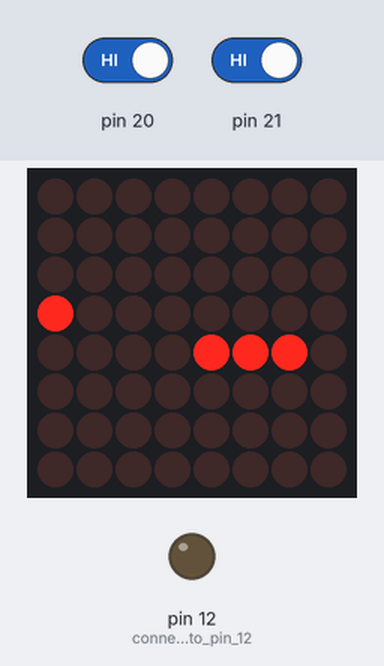
Bench run of a sketch on a simulated Arduino Mega 2560, built with avr-gcc and run on an emulated ATmega2560. Shown: 8×8 LED matrix, output pins drawn as LEDs (lit = HIGH). Inputs (shaded band) come from the test bench; at power-on: pin 20 HIGH, pin 21 HIGH. Random numbers use the default seed unless the sketch sets one.

Above: at 1.2 s.
1.3 s: pin 20 driven LOW
At 1.51 s:
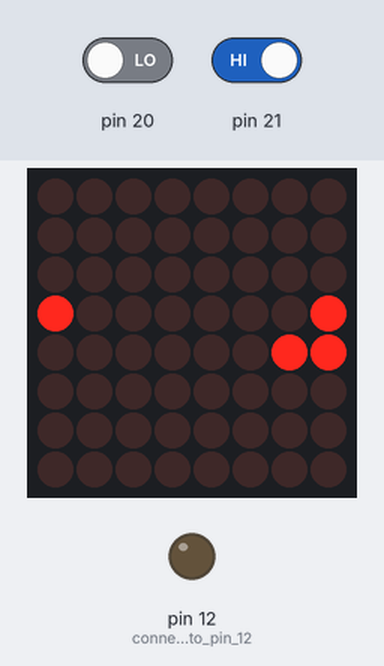
At 1.92 s:
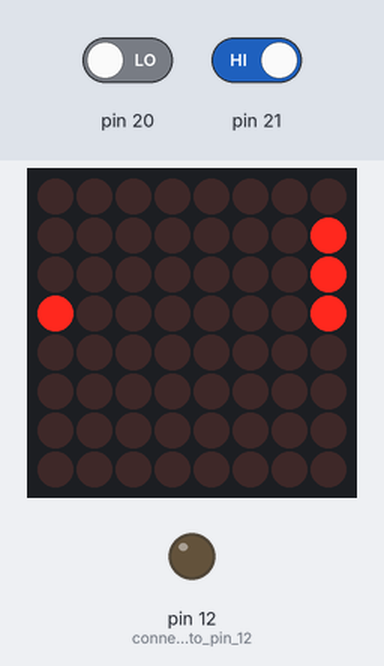
3.5 s: pin 21 driven LOW
At 6.4 s:
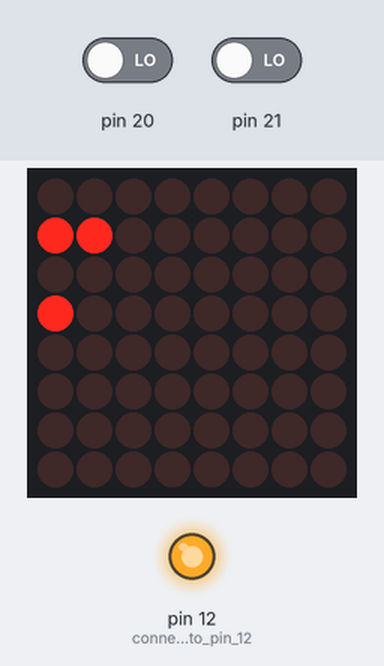
Timing chart, 0 to 7.9 s (numbered marks = the images above; inputs shaded):
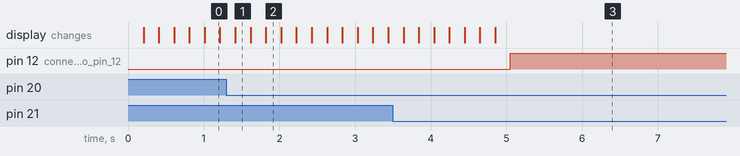

Measured:
- after the input at 3.5 s, pin 12 (connect_LED_to_pin_12): LOW → HIGH after 1.6 s

The sketch:

Snake.ino.ino
```cpp
/*
    Project: Snake game with 8x8 LED display
    Author: Mihkel Tiganik
    Date: 19.07.2018
    Hardware used:
      Arduino MEGA board
      2 pushbuttons
      MAX7218 8x8 LED display
      LED for showing game status
    Description: Create Snake game with MAX7218 console
    Snake game has 2 buttons, clockwise and counterClockWise
    Buttons.
*/

#include <SPI.h>
#include <Adafruit_GFX.h>
#include <Max72xxPanel.h>

int pinCS = 10; // attach CS to this pin, DIN to MOSI and CLK to SCK (cf http://arduino.cc/en/Reference/SPI )
int numberOfHorizontalDisplays = 1;
int numberOfVerticalDisplays = 1;

static unsigned long last_interrupt_time;
unsigned long interrupt_time;

Max72xxPanel matrix = Max72xxPanel(pinCS, numberOfHorizontalDisplays, numberOfVerticalDisplays);

const int width = 8;
const int height = 8;

int MAP[width][height] = {};
bool running;
bool ButtonPressed = false;
signed int ButtonPressCounter = 1002;
int direction;
int headxpos;
int headypos;
int food; // initial snake length

void setup() {
  // put your setup code here, to run once:
  matrix.setIntensity(0);
  attachInterrupt(2, CounterClcWise_Interrupt, FALLING); // pin 21
  attachInterrupt(3, ClockWise_Interrupt, FALLING);     // pin 20
  headxpos = 0;
  headypos = 4;
  food     = 3;
  running = true;
  direction = 0;
  pinMode(12, OUTPUT);    // connect LED to pin 12, which will show if game is over

  digitalWrite(12, LOW);
  MAP[headxpos][headypos] = food;
  randomSeed(analogRead(0));
  generateFood();
}

void loop() {
  while (running) {


    if (ButtonPressed) {
      ButtonPressed = false;
      changeDirection();
    }

    updateMap();

    // clear screen
    matrix.fillScreen(LOW);

    // print screen
    printScreen();
    delay(200);
  }
  // GAME OVER. Press reset on MEGA for new game
  digitalWrite(12, HIGH);
}

void generateFood() {
  int x = 0;
  int y = 0;
  do {
    x = random(8);
    y = random(8);
  } while (MAP[x][y] != 0);

  //place new food
  MAP[x][y] = -2;
}

void printScreen() {
  for (int i = 0; i < 8; i++) {
    for (int j = 0; j < 8; j++) {

      matrix.drawPixel(i, j, (MAP[i][j] == 0 ? LOW : HIGH));
    }
  }
  matrix.write();
}

void updateMap() {
  switch (direction) {
    case 0: move(1, 0);  // rigth. Test it
      break;
    case 1: move(0, -1); //up
      break;
    case 2: move(-1, 0); // left
      break;
    case 3: move(0, 1);  // down
      break;
  }

  // reduce snake values on map by 1
  for (int i = 0; i < width; i++) {
    for (int j = 0; j < height; j++) {
      if (MAP[i][j] > 0) MAP[i][j]--;
    }
  }
}
void move(int dx, int dy) {
  int newx = headxpos + dx;
  int newy = headypos + dy;

  // check if there was food
  if (MAP[newx][newy] == -2) {
    // increase body length
    food++;
    // generate new food to map
    generateFood();
  }
  else if (newx > width || newy > height || MAP[newx][newy] != 0)
  {
    running = false;
  }
  // check if location was valid

  headxpos = newx;
  headypos = newy;
  MAP[headxpos][headypos] = food + 1;

}

void changeDirection() {
  switch (ButtonPressCounter % 4) {
    case (0):
      //move rigth
      direction = 0;
      break;
    case (1):
      // move up
      direction = 1;
      break;
    case (2):
      // move left
      direction = 2;
      break;
    case (3):
      direction = 3;
      break;
  }
}

void CounterClcWise_Interrupt() {
  //last_interrupt_time = 0;
  interrupt_time = millis();
  if (interrupt_time - last_interrupt_time > 100) {
    ButtonPressCounter++;
    ButtonPressed = true;
  }
  last_interrupt_time = interrupt_time;
}

void ClockWise_Interrupt() {

  interrupt_time = millis();

  if (interrupt_time - last_interrupt_time > 100) {
    ButtonPressCounter--;
    ButtonPressed = true;
  }
  last_interrupt_time = interrupt_time;
}
```
